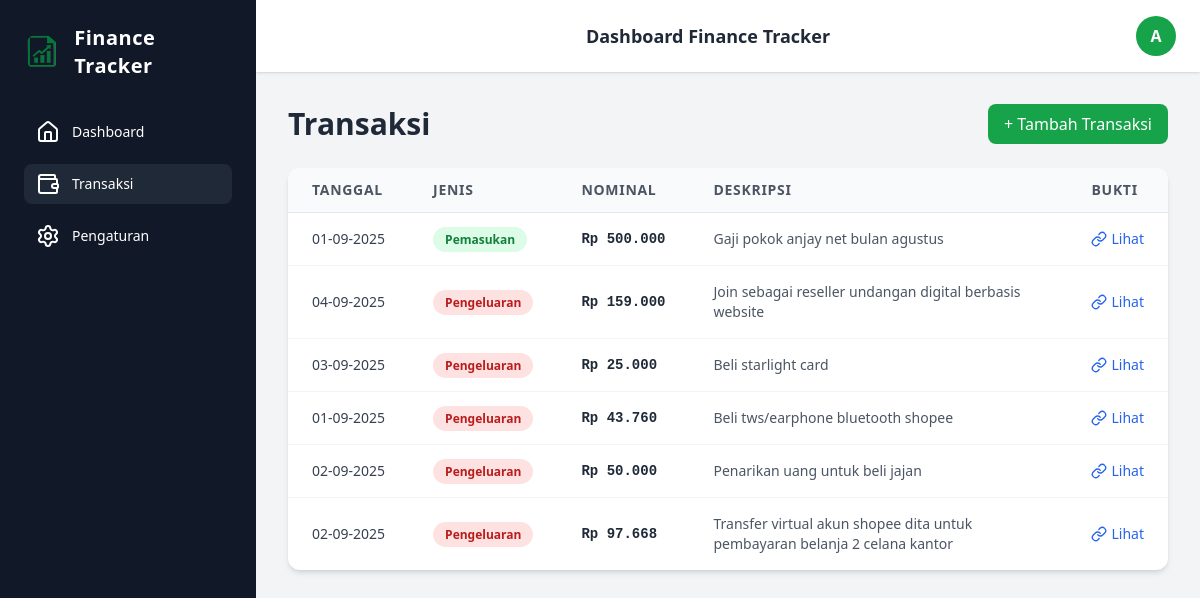
The page /transactions/ (signed in) on the database its author committed.
### models/transaction.py (models this page shows, shortened)
class Transaction(Base):
    __tablename__ = "transactions"
    id = Column(Integer, primary_key=True, index=True)
    user_id = Column(Integer, ForeignKey("user.id"), nullable=False)  # <— perbaiki: "user.id"
    type = Column(String(20), nullable=False)  # "income" atau "expense"
    amount = Column(Float, nullable=False)
    description = Column(String(255))
    date = Column(DateTime, default=datetime.utcnow)
    proof_file = Column(String(255), nullable=True)  # nama file bukti transfer
    user = relationship("User", backref="transactions")

### routes/transaction_routes.py (the view)
@transaction_bp.route("/")
def list_transactions():
    if "user_id" not in session:
        flash("Silakan login dulu", "error")
        return redirect(url_for("auth.login"))
    db = SessionLocal()
    trans = db.query(Transaction).filter_by(user_id=session["user_id"]).all()
    username = session.get("username")
    user_image = session.get("user_image")
    db.close()
    return render_template(
        "transactions.html",
        transactions=trans,
        username=username,
        user_image=user_image
    )

### templates/transactions.html (shortened to what this page needs)
<!DOCTYPE html>
<html lang="en">
  <head>
    <script src="https://cdn.tailwindcss.com"></script>
  </head>
  <body class="bg-gray-100">
    <div class="flex h-screen overflow-hidden">
      <aside
        id="sidebar"
        class="w-64 bg-gray-900 text-white flex flex-col p-6 fixed h-full z-40 sidebar-transition transform -translate-x-64 lg:translate-x-0"
      >
        <div
          class="flex items-center gap-3 mb-8 cursor-pointer"
          onclick="window.location.href='/dashboard'"
        >
          <img
            src="{{ url_for('static', filename='favicon.png') }}"
            alt="Logo"
            class="w-10 h-10 rounded-full"
          />
          <h2 class="text-xl font-bold tracking-wide">Finance Tracker</h2>
        </div>
        <nav class="flex flex-col gap-3 text-sm">
          <a
            href="/dashboard"
            class="menu-item px-3 py-2 rounded-lg flex items-center gap-3"
          >
            <i data-lucide="home"></i> Dashboard
          </a>
          <a
            href="/transactions"
            class="menu-item px-3 py-2 rounded-lg flex items-center gap-3 bg-gray-800"
          >
            <i data-lucide="wallet"></i> Transaksi
          </a>
          <a
            href="#"
            class="menu-item px-3 py-2 rounded-lg flex items-center gap-3"
          >
            <i data-lucide="settings"></i> Pengaturan
          </a>
        </nav>
      </aside>
      <main
        id="mainContent"
        class="flex-1 flex flex-col transition-all duration-300 lg:ml-64"
      >
        <header
          class="flex justify-between items-center bg-white shadow px-6 py-4 relative"
        >
          <h1 class="mx-auto text-lg font-bold text-gray-800">
            Dashboard Finance Tracker
          </h1>
          <div class="relative">
            <button
              id="avatarBtn"
              class="w-10 h-10 bg-green-600 text-white font-bold rounded-full flex items-center justify-center overflow-hidden"
            >
              {% if user_image %}
              <img
                src="{{ url_for('static', filename=user_image) }}"
                alt="Avatar"
                class="w-full h-full object-cover"
              />
              {% else %} {{ username[:1]|upper }} {% endif %}
            </button>
          </div>
        </header>
        <div class="flex-1 p-8 overflow-y-auto">
          <div class="flex justify-between items-center mb-6">
            <h1 class="text-3xl font-bold text-gray-800">Transaksi</h1>
            <a
              href="{{ url_for('transaction.add_transaction') }}"
              class="bg-green-600 text-white px-4 py-2 rounded-lg hover:bg-green-700 transition"
            >
              + Tambah Transaksi
            </a>
          </div>
          <div class="bg-white shadow-md rounded-xl overflow-hidden">
            <div class="overflow-x-auto">
              <table class="min-w-full text-sm text-left">
                <thead class="bg-gray-50 border-b">
                  <tr>
                    <th
                      class="px-6 py-3 font-semibold text-gray-600 uppercase tracking-wider"
                    >
                      Tanggal
                    </th>
                    <th
                      class="px-6 py-3 font-semibold text-gray-600 uppercase tracking-wider"
                    >
                      Jenis
                    </th>
                    <th
                      class="px-6 py-3 font-semibold text-gray-600 uppercase tracking-wider"
                    >
                      Nominal
                    </th>
                    <th
                      class="px-6 py-3 font-semibold text-gray-600 uppercase tracking-wider"
                    >
                      Deskripsi
                    </th>
                    <th
                      class="px-6 py-3 font-semibold text-gray-600 uppercase tracking-wider"
                    >
                      Bukti
                    </th>
                  </tr>
                </thead>
                <tbody class="divide-y divide-gray-100">
                  {% for trx in transactions %}
                  <tr class="hover:bg-gray-50 transition">
                    <td class="px-6 py-4 text-gray-700 whitespace-nowrap">
                      {{ trx.date.strftime('%d-%m-%Y') }}
                    </td>
                    <td class="px-6 py-4">
                      <span
                        class="px-3 py-1 rounded-full text-xs font-semibold {% if trx.type == 'income' %} bg-green-100 text-green-700 {% else %} bg-red-100 text-red-700 {% endif %}"
                      >
                        {{ 'Pemasukan' if trx.type == 'income' else
                        'Pengeluaran' }}
                      </span>
                    </td>
                    <td
                      class="px-6 py-4 font-mono font-semibold text-gray-800 whitespace-nowrap"
                    >
                      Rp {{ "{:,.0f}".format(trx.amount).replace(",", ".") }}
                    </td>
                    <td class="px-6 py-4 text-gray-600">
                      {{ trx.description }}
                    </td>
                    <td class="px-6 py-4">
                      {% if trx.proof_file %}
                      <a
                        href="{{ url_for('transaction.uploaded_file', filename=trx.proof_file) }}"
                        target="_blank"
                        class="text-blue-600 hover:text-blue-800 font-medium flex items-center gap-1"
                      >
                        <i data-lucide="link" class="w-4 h-4"></i> Lihat
                      </a>
                      {% else %}
                      <span class="text-gray-400">-</span>
                      {% endif %}
                    </td>
                  </tr>
                  {% endfor %}
                </tbody>
              </table>
            </div>
          </div>
        </div>
      </main>
    </div>
  </body>
</html>

### templates/transactions.html (style rules this page uses)
body { overflow-x: hidden; }
.menu-item { transition: all 0.3s ease; }
.sidebar-transition { transition: transform 0.3s ease-in-out; }

### rows shown on the page
Transaction: date "01-09-2025", type "Pemasukan", amount "500.000", description "Gaji pokok anjay net bulan agustus"
Transaction: date "04-09-2025", type "Pengeluaran", amount "159.000", description "Join sebagai reseller undangan digital berbasis website"
Transaction: date "03-09-2025", type "Pengeluaran", amount "25.000", description "Beli starlight card"
Transaction: date "01-09-2025", type "Pengeluaran", amount "43.760", description "Beli tws/earphone bluetooth shopee"
Transaction: date "02-09-2025", type "Pengeluaran", amount "50.000", description "Penarikan uang untuk beli jajan"
Transaction: date "02-09-2025", type "Pengeluaran", amount "97.668", description "Transfer virtual akun shopee dita untuk pembayaran belanja 2 celana kantor"

### other values the page prints
{{ username[:1]|upper }} "A"
